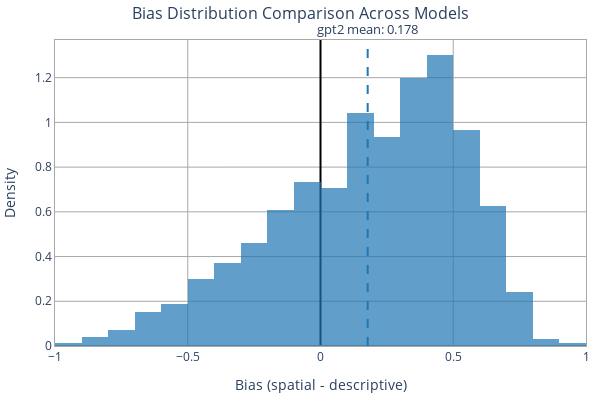

Source (notebook cell):
### Markdown cell above
## Plot 1: Bias Distribution Comparison

### Code cell
def plot_bias_distribution(model_data, bias_stats, width=600, height=400):
    """Plot bias distributions for all models."""
    fig = go.Figure()
    
    for idx, (model_name, data) in enumerate(model_data.items()):
        biases = data["bias"].values
        stats = bias_stats[model_name]
        
        # Add histogram
        fig.add_trace(go.Histogram(
            x=biases,
            name=model_name,
            marker_color=MODEL_COLORS[idx % len(MODEL_COLORS)],
            opacity=0.7,
            nbinsx=30,
            histnorm='probability density'
        ))
        
        # Add vertical line for mean
        fig.add_vline(
            x=stats["mean"], 
            line_dash="dash", 
            line_color=MODEL_COLORS[idx % len(MODEL_COLORS)],
            annotation_text=f"{model_name} mean: {stats['mean']:.3f}",
            annotation_position="top" if idx % 2 == 0 else "bottom"
        )
    
    fig.update_layout(
        width=width, height=height,
        plot_bgcolor='white',
        margin=dict(l=10, r=10, t=40, b=25),
        font=dict(size=13),
        title_text="Bias Distribution Comparison Across Models",
        title_font=dict(size=16), title_x=0.5, title_y=0.98,
        legend=dict(yanchor="top", y=0.98, xanchor="left", x=0.02,
                   bordercolor="darkgrey", borderwidth=1)
    )
    
    fig.update_xaxes(
        mirror=True, showgrid=True, gridcolor='darkgrey',
        zeroline=True, zerolinecolor='black',
        title_text="Bias (spatial - descriptive)",
        title_font=dict(size=14), tickfont=dict(size=12),
        showline=True, linewidth=1, linecolor='darkgrey'
    )
    
    fig.update_yaxes(
        mirror=True, showgrid=True, gridcolor='darkgrey',
        zeroline=True, zerolinecolor='darkgrey',
        title_text="Density",
        title_font=dict(size=14), tickfont=dict(size=12),
        showline=True, linewidth=1, linecolor='darkgrey'
    )
    
    return fig

fig = plot_bias_distribution(model_data, bias_stats)
fig.show()

# Save figure
import os
os.makedirs("../plots", exist_ok=True)
output_dir = Path("../plots")
html_path = output_dir / "model_bias_distribution.html"
fig.write_html(str(html_path))
print(f"\n✓ Saved to: {html_path.absolute()}")

### Figure 1 — Plotly figure (JSON) as saved in the notebook; plotly's stock layout.template omitted (floating-point values rounded to 4 significant figures; data arrays with more than 128 entries replaced by an {"elided": "..."} marker saying what was removed)
{"data": [{"histnorm": "probability density", "marker": {"color": "#1F77B4"}, "name": "gpt2", "nbinsx": 30, "opacity": 0.7, "type": "histogram", "x": {"elided": "1500 float values"}}], "layout": {"annotations": [{"showarrow": false, "text": "gpt2 mean: 0.178", "x": 0.1777, "xanchor": "center", "xref": "x", "y": 1, "yanchor": "bottom", "yref": "y domain"}], "font": {"size": 13}, "height": 400, "legend": {"bordercolor": "darkgrey", "borderwidth": 1, "x": 0.02, "xanchor": "left", "y": 0.98, "yanchor": "top"}, "margin": {"b": 25, "l": 10, "r": 10, "t": 40}, "plot_bgcolor": "white", "shapes": [{"line": {"color": "#1F77B4", "dash": "dash"}, "type": "line", "x0": 0.1777, "x1": 0.1777, "xref": "x", "y0": 0, "y1": 1, "yref": "y domain"}], "title": {"font": {"size": 16}, "text": "Bias Distribution Comparison Across Models", "x": 0.5, "y": 0.98}, "width": 600, "xaxis": {"gridcolor": "darkgrey", "linecolor": "darkgrey", "linewidth": 1, "mirror": true, "showgrid": true, "showline": true, "tickfont": {"size": 12}, "title": {"font": {"size": 14}, "text": "Bias (spatial - descriptive)"}, "zeroline": true, "zerolinecolor": "black"}, "yaxis": {"gridcolor": "darkgrey", "linecolor": "darkgrey", "linewidth": 1, "mirror": true, "showgrid": true, "showline": true, "tickfont": {"size": 12}, "title": {"font": {"size": 14}, "text": "Density"}, "zeroline": true, "zerolinecolor": "darkgrey"}}}
